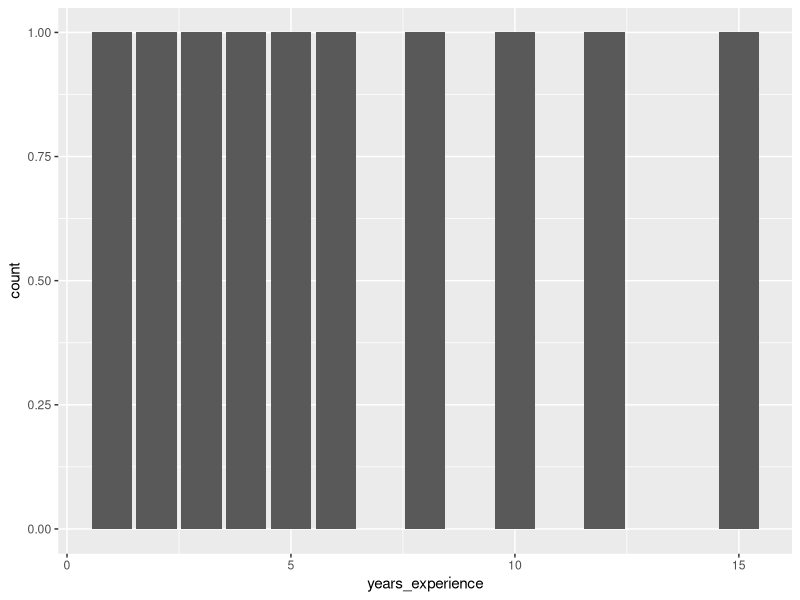
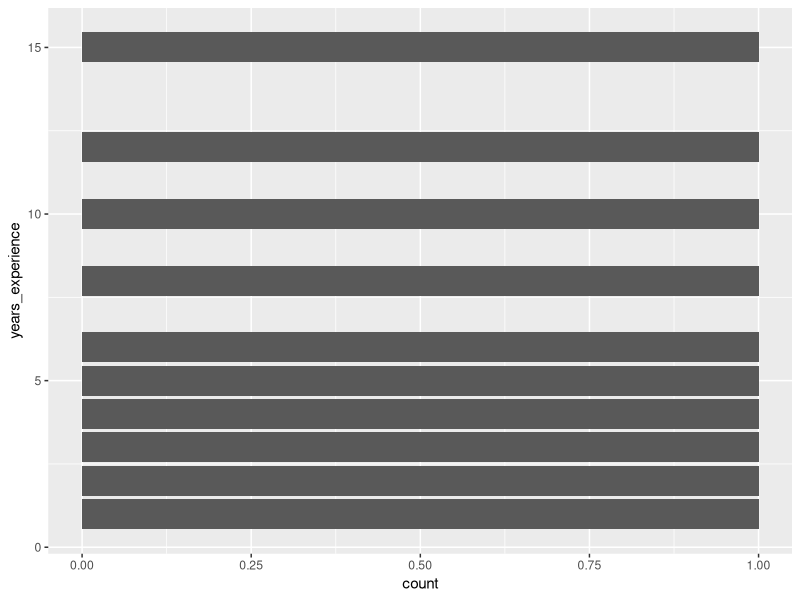
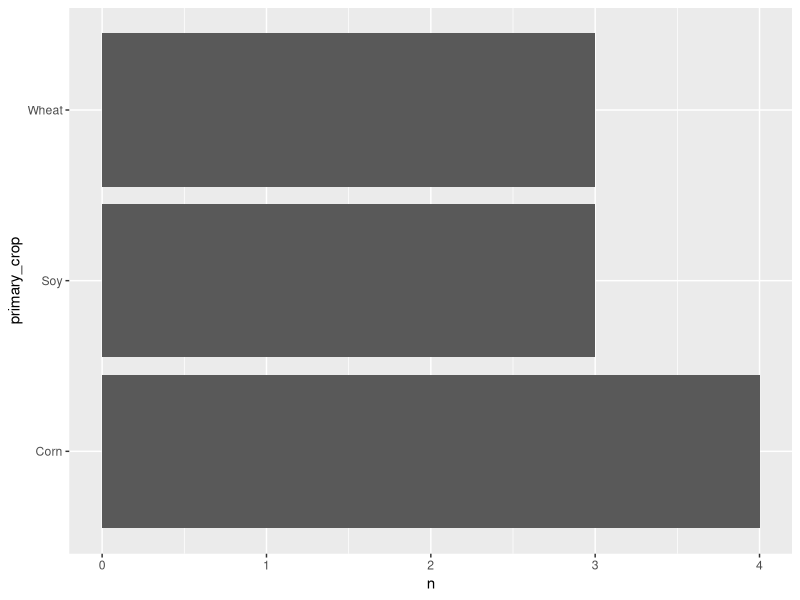

These charts were generated, in order, by the following R code:
## ---- chunk 1
# A vector of numbers
numbers <- c(1, 2, 3, 4, 5)

# A vector of words
fruits <- c("apple", "banana", "cherry")

# A vector of TRUE/FALSE values
logic <- c(TRUE, FALSE, TRUE)
## ---- chunk 2
#| output-location: column-fragment
# Create a data frame
students <- data.frame(
  name = c("Alice", "Bob", "Charlie"),
  age = c(20, 21, 19),
  major = c("Math", "Physics", "Biology")
)

# Print the data frame
print(students)
## ---- chunk 3
#| output-location: column-fragment
# Numeric (numbers)
num <- 42

# Character (text)
text <- "Hello, R!"

# Logical (TRUE/FALSE)
logic <- TRUE

# Print the values and their types
print(num)      # 42
print(text)     # "Hello, R!"
print(logic)    # TRUE

# Check the data type using class()
class(num)   # "numeric"
class(text)  # "character"
class(logic) # "logical"

## ---- chunk 4
library(readr)
# library(tidyverse) # easy alternative
# read_csv: modern tidyverse approach, faster, safer, more predictable
data <- read_csv("data/week1_survey.csv")
data
## ---- chunk 5
#Preview the first few rows of the dataset
head(data)
## ---- chunk 6
#| output-location: column-fragment
library(tidyverse)

farm_data <- tibble(
  employee_id = 1:10,
  hours_worked = c(40, 55, 38, 60, 45, 50, 42, 65, 37, 48),
  seasonal_worker = c(TRUE, TRUE, FALSE, TRUE, FALSE, TRUE, FALSE, TRUE, FALSE, FALSE),
  supervisor = c(FALSE, FALSE, TRUE, FALSE, TRUE, FALSE, TRUE, FALSE, TRUE, FALSE),
  commute_min = c(15, 35, 20, 50, 10, 40, 25, 60, 12, 30),
  primary_crop = c("Corn", "Wheat", "Corn", "Soy",
                   "Soy", "Wheat", "Corn", "Soy",
                   "Corn", "Wheat"),
  years_experience = c(2, 5, 10, 3, 12, 4, 8, 1, 15, 6),
  hourly_wage = c(18, 20, 25, 19, 28, 21, 24, 17, 30, 23)
)

farm_data
## ---- chunk 7
farm_raw <- tibble(
  employee_id = 1:6,
  hours_worked = c("40 hours", "55 hrs", "38 hrs", "60 hours", "45hrs", "50hours"),
  seasonal_worker = c("yes", "TRUE", "no", "Yes", "false", "TRUE"),
  supervisor = c("no", "no", "TRUE", "no", "TRUE", "no"),
  commute_min = c("15 minutes", "35 mins", "20min", "50 minute", "10minutes", "40mins"),
  primary_crop = c(" Corn", "wheat ", "CORN", "Soy", " soy ", "WHEAT"),
  years_experience = c("2 years", "5rs", "10 yrs", "3 yr", "12 years", "4yr"),
  hourly_wage = c("18 dollars", "20/hr", "25 per hour", "19 dollars", "28 usd", "21 /day")
)
## ---- chunk 8
library(tidyverse)

farm_clean <- farm_raw |>
  mutate(
    # numeric columns
    hours_worked = parse_number(hours_worked),
    commute_min = parse_number(commute_min),
    years_experience = parse_number(years_experience),
    hourly_wage = parse_number(hourly_wage),

    # yes/no variables
    seasonal_worker = case_when(
      str_to_lower(str_trim(seasonal_worker)) %in% c("yes", "true") ~ TRUE,
      str_to_lower(str_trim(seasonal_worker)) %in% c("no", "false") ~ FALSE,
      TRUE ~ NA
    ),

    supervisor = case_when(
      str_to_lower(str_trim(supervisor)) %in% c("yes", "true") ~ TRUE,
      str_to_lower(str_trim(supervisor)) %in% c("no", "false") ~ FALSE,
      TRUE ~ NA
    ),

    # categorical cleanup
    primary_crop =
      primary_crop |>
      str_trim() |>
      str_to_lower()
  )

farm_clean
## ---- chunk 9
dim(farm_data)
## ---- chunk 10
sapply(farm_data, class)
## ---- chunk 11
farm_data
## ---- chunk 12
library(dplyr)
sum(is.na(farm_data))
## ---- chunk 13
farm_data |>
  summarize(across(everything(), ~ mean(is.na(.))))
## ---- chunk 14
library(ggplot2)
farm_data |>
  ggplot(aes(x = years_experience)) +
  geom_bar()
## ---- chunk 15
farm_data |>
  ggplot(aes(y = years_experience)) +
  geom_bar()
## ---- chunk 16
farm_data |>
  group_by(primary_crop) |>
  summarize(count = n())
## ---- chunk 17
farm_data |>
  count(primary_crop) |>
  ggplot(aes(y = primary_crop, x = n)) +
  geom_col()
